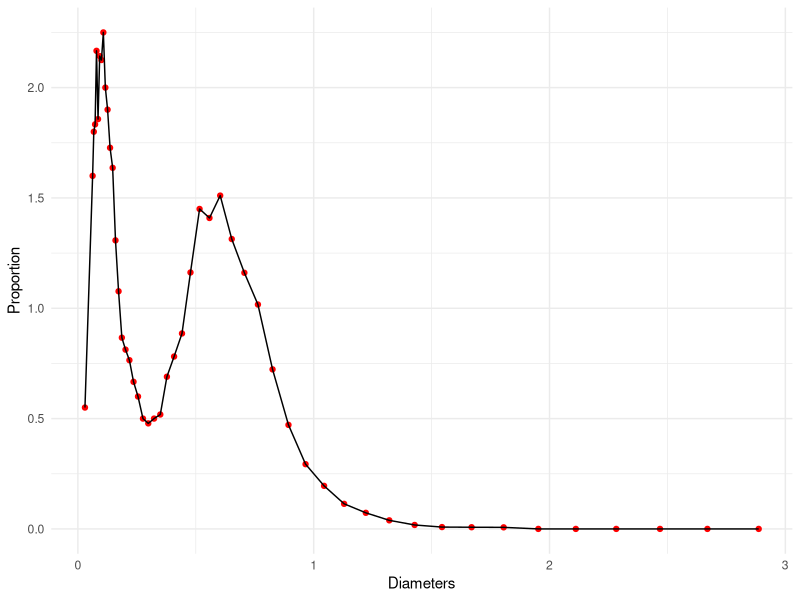
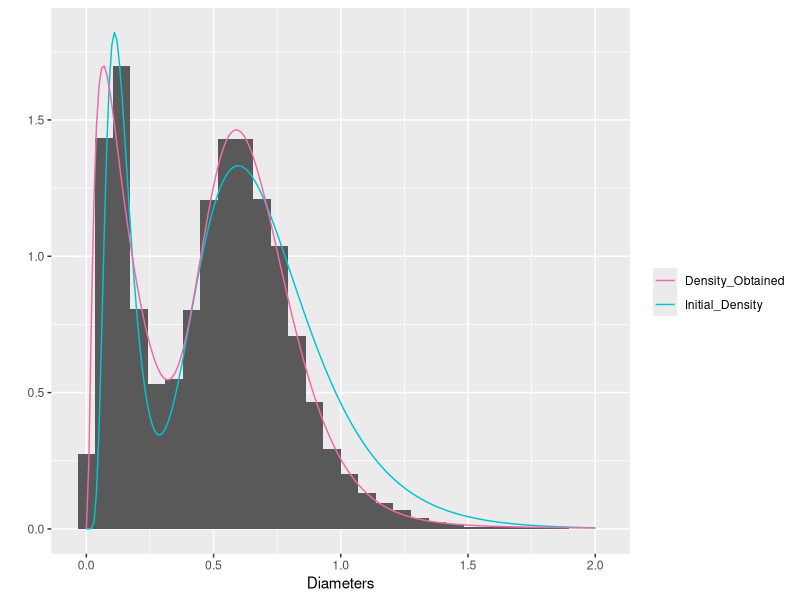
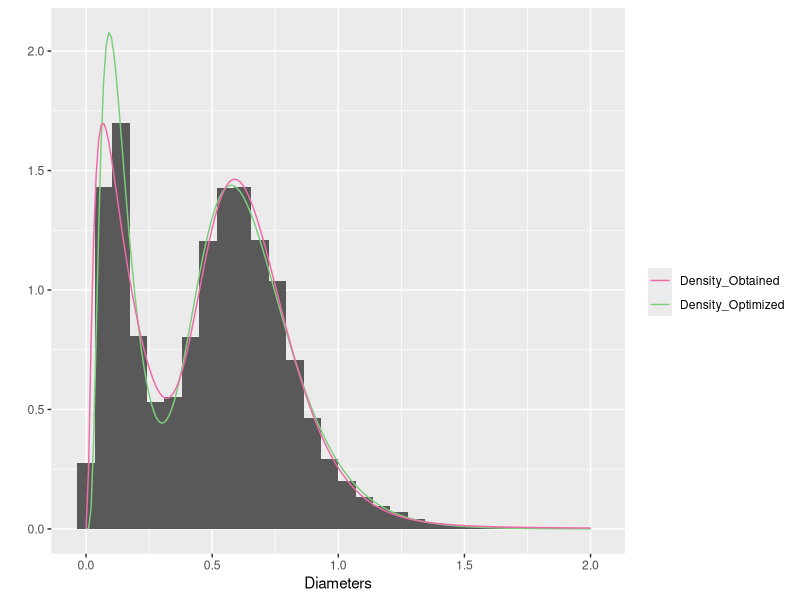

Source code (R) for these figures, in order: (Note: a time limit stopped this script after it produced the figures.)
## ---- chunk 1
knitr::opts_chunk$set(echo = FALSE, warning=FALSE, message=FALSE)
library(tidyverse)
library(ggplot2)
## ---- chunk 2
setwd("~/Google Drive/EPFL/Applied Stat/StatApp-314577/Project-1")
data <- read.csv2("1_snow_particles.csv", sep=",")
data <- data.frame(startpoint <- as.numeric(data$startpoint),
                   endpoint <- as.numeric(data$endpoint),
                   value <- as.numeric(data$retained....),
                   number <- as.numeric(data$particles.detected))
## ---- chunk 3
# I would like to create an approximation of the density by taking the length of the interval into account 
x <- (data$endpoint-data$startpoint)/2 + data$startpoint
length_inter <- (data$endpoint - data$startpoint)*100


ggplot()+
  geom_point(aes(x[1:51], data$value[1:51]/length_inter[1:51]), color="red")+
  geom_line(aes(x[1:51], data$value[1:51]/length_inter[1:51]), color="black")+
  xlab("Diameters")+
  ylab("Proportion")+
  theme_minimal()
## ---- chunk 4
f <- function(x, mu1, mu2, sigma1, sigma2, tau){
  return((1 - tau) * dlnorm(x, mu1, sigma1) + tau * dlnorm(x, mu2, sigma2))
}

log_likelihood <- function(X, mu1, mu2, sigma1, sigma2, tau){
  return (sum(log(f(X, mu1, mu2, sigma1, sigma2, tau))))
}

## ---- chunk 5
number <- round((data$value * data$number)/100)
data_jit <- rep(0, length(number))
k <- 0
for(i in 1:45){
  data_jit[(k+1) : (k + number[i])] <- runif(number[i], data$startpoint[i], endpoint[i])
  k <- k + number[i]
}

X <- data_jit

## ---- chunk 6
em <- function(X, tol, mu1_l, mu2_l, sigma1_l, sigma2_l, tau_l){
  logl_prev <- 0 
  logl <- log_likelihood(X, mu1_l, mu2_l, sigma1_l, sigma2_l, tau_l)
  i <- 0
  while (abs(logl_prev - logl) > tol & i<300) {
    i <- i+1
    logl_prev <- logl
    p <- tau_l * dlnorm(X, mu2_l, sigma2_l) /  f(X, mu1_l, mu2_l, sigma1_l, sigma2_l, tau_l)
    tau_l <- mean(p)
    
    mu1_l <- sum((1-p)*log(X))/sum(1-p)
    mu2_l <- sum(p*log(X))/sum(p)
    
    sigma1_l <- sqrt(sum((1-p)*(log(X) - mu1_l)^2)/sum(1-p))
    sigma2_l <- sqrt(sum(p * (log(X) - mu2_l)^2)/sum(p))
    
    logl <- log_likelihood(X, mu1_l, mu2_l, sigma1_l, sigma2_l, tau_l)
  }
  
  if (i>99){
    print("the algorithm didn't converge")
  }
  
  if (tau_l < 0.5){
    return(list(mu2_l, mu1_l, sigma2_l, sigma1_l, 1-tau_l))
  }
  return(list(mu1_l, mu2_l, sigma1_l, sigma2_l, tau_l))
}

L <- em(X, 0.000001, -2, -0.39, sqrt(1/5), sqrt(1/8), 0.75)

mu1 = unlist(L[1])
mu2 = unlist(L[2])
sigma1 = unlist(L[3])
sigma2 = unlist(L[4])
tau = unlist(L[5])
## ---- chunk 7
seq <- seq(0, 2, 0.01)

ggplot()+
  geom_histogram(aes(data_jit, y=..density..))+
  xlab("Diameters")+
  ylab("")+
  geom_line(aes(seq, f(seq, -2, -0.39, sqrt(1/5), sqrt(1/8), 0.75), colour="Initial_Density"))+
  geom_line(aes(seq, f(seq, mu1, mu2, sigma1, sigma2, tau), colour="Density_Obtained"))+
  scale_color_manual(name="", values=c(Initial_Density = "turquoise3", Density_Obtained="hotpink2"))

## ---- chunk 8
log_round <- function(data, par){
  return(sum(-data$value*log(par[5]*(plnorm(data$endpoint, par[2], par[4]) 
                                    - plnorm(data$startpoint, par[2], par[4])) + 
                       (1- par[5])*(plnorm(data$endpoint, par[1], par[3]) 
                                    - plnorm(data$startpoint, par[1], par[3])))))
}

opti <- optim(par=c(mu1, mu2, sigma1, sigma2, tau), log_round, data=data)$par
## ---- chunk 9
ggplot()+
  geom_histogram(aes(data_jit, y=..density..))+
  xlab("Diameters")+
  ylab("")+
  geom_line(aes(seq, f(seq, opti[1], opti[2], opti[3], opti[4],opti[5]), colour="Density_Optimized"))+
  geom_line(aes(seq, f(seq, mu1, mu2, sigma1, sigma2, tau), colour="Density_Obtained"))+
  scale_color_manual(name="", values=c(Density_Optimized = "palegreen3", Density_Obtained="hotpink2"))
  #geom_point(aes(x[1:51], data$value[1:51]/length_inter[1:51]), color="red")

## ---- chunk 10
#cumulative funnction of the mixture law
pl <- function(x, mu1, mu2, sigma1, sigma2, tau){
  return(tau * plnorm(x, mu2, sigma2) + (1-tau)*plnorm(x, mu1, sigma1))
}

# Calcul of the statistic 

ecdd <- ecdf(X)
ecd <- ecdd(sort(X))
tt <- max(abs(ecd-pl(sort(X), opti[1], opti[2], opti[3], opti[4], opti[5])))
#p_value <- 10
## ---- chunk 11
B <- 100
opt <- matrix(0, nrow=B, ncol=5)
t <- rep(0, B)

for (b in 1:B){
  
  #print(b)
  # 1) Génération du sample & data
  #samp <- sample(x=1:52, size=data$number[1], prob=data$value, replace=TRUE)
  
  samp <- rbernoulli(data$number[1], opti[5])
  #samp <- (1-samp)*rnorm(n=data$number[1], opti[1], opti[3]) + samp*rnorm(n=data$number[1], opti[2], opti[4])
  samp <- (1 - samp)*rlnorm(data$number[1], opti[1], opti[3]) + samp*rlnorm(data$number[1], opti[2], opti[4])
  
  vec = rep(0, 52)
  #for (i in 1:52){
    #vec[i] <- sum(samp==i)
  #}
  
  for (i in 1:52){
    vec[i] <- sum(samp<data$end[i] & samp>data$start[i])
  }
    
  vect = vec / data$number[1]* 100
    
  data2 <- data.frame(startpoint <- data$startpoint,
                        endpoint <- data$endpoint,
                        value <- vect,
                        number <- data$number)
  
  # 2) Jittered data 
  number <- round((data2$value * data2$number)/100)
  data_jit <- rep(0, length(number))
  k <- 0
  for(i in 1:45){
    data_jit[(k+1) : (k + number[i])] <- runif(number[i], data2$startpoint[i], data2$endpoint[i])
    k <- k + number[i]
  }
  
  X <- data_jit
  
  # 3) Fonction EM 
  L <- em(X, 0.000001, opti[1], opti[2] ,opti[3],  opti[4], opti[5])
    
  mu1 = unlist(L[1])
  mu2 = unlist(L[2])
  sigma1 = unlist(L[3])
  sigma2 = unlist(L[4])
  tau = unlist(L[5])
  
  # 4) Optimisation 
  opt[b, 1:5] <- optim(par=c(mu1, mu2, sigma1, sigma2, tau), log_round, data=data2)$par
  
  # 5) Calcul of the T - Statistic
  #seq <- seq(0, 1.5, 0.1)
  ecdd <- ecdf(X)
  ecd <- ecdd(sort(X))
  t[b] <- max(abs(ecd-pl(sort(X), opt[b, 1], opt[b, 2], opt[b, 3], opt[b, 4], opt[b, 5])))
}

p_value <- (1+ sum(t > tt))/(B+1)
